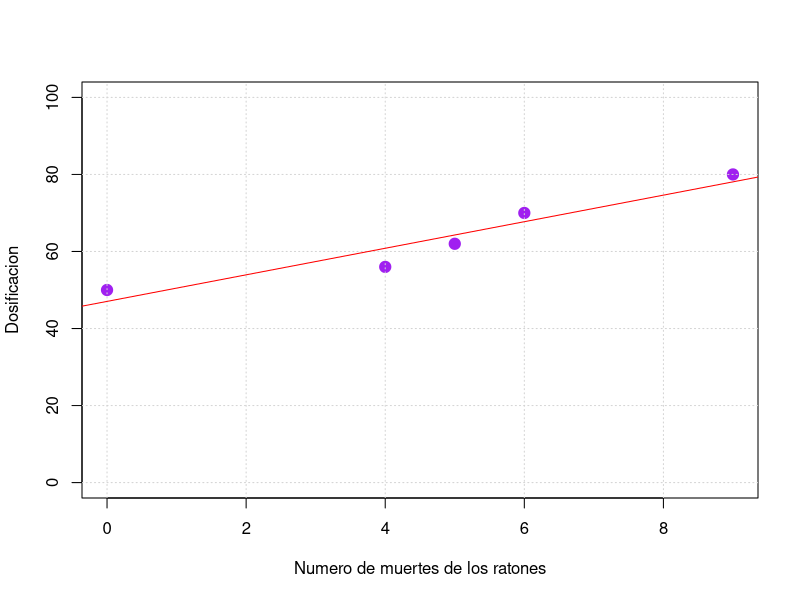
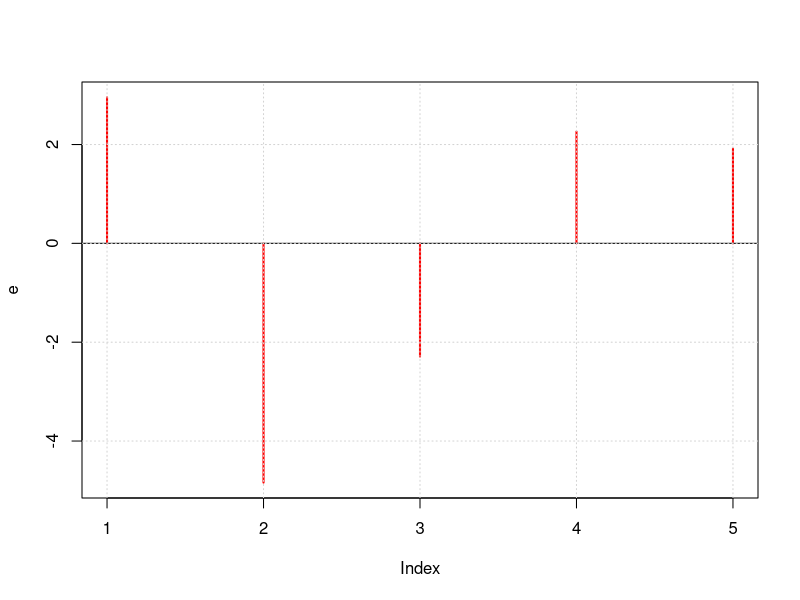
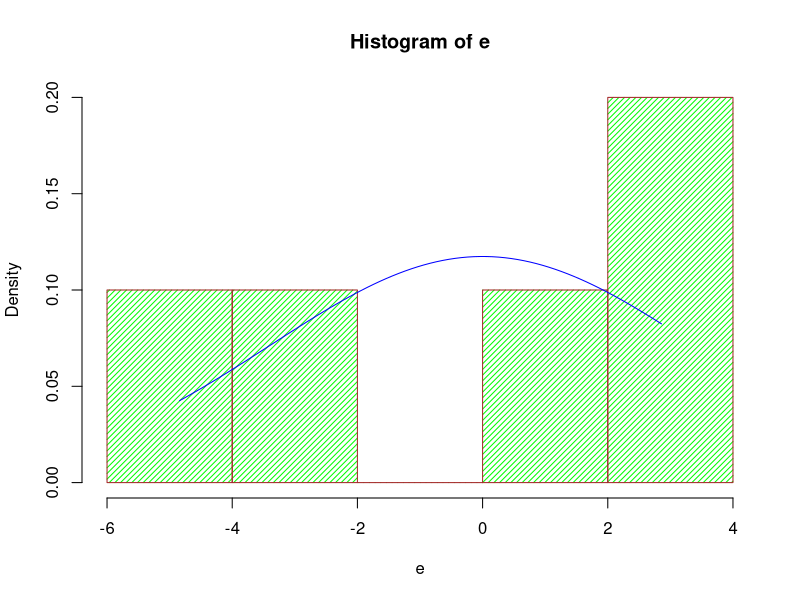
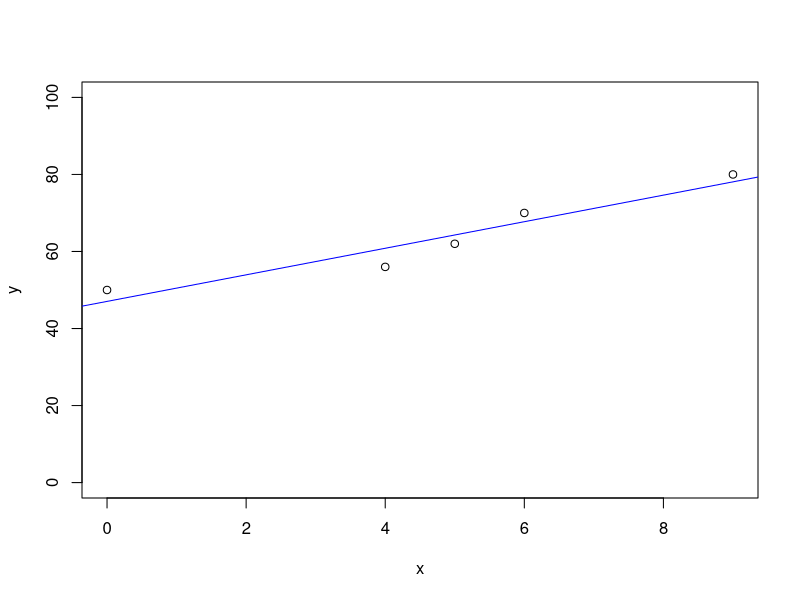

Here is the R script that generated these plots, in order:
## ---- chunk 1
#Al ser tan pequeño puede haber un probable problema en la medida de bondad de ajuste 
dosificacion=c(50,56,62,70,80)
Numerodemuertes=c(0,4,5,6,9)
#para n pequeños se hace un pequeño ajuste
# Vamos a encontrar la mejor relación entre x e y
y=dosificacion
x=Numerodemuertes
# Es una regresion simple pues se trata de  un solo regresor 
# Y= B0+b1X
#Plotemamos la dosificaicion y las variables
plot(x,y,ylim=c(0,100),pch=19,col="purple",xlab="Numero de muertes de los ratones", ylab="Dosificacion",cex=1.5)
grid()
#Realizamos el modelo de regresion simple
modelo=lm(y~x)# Los valores de yse distribuyen alrededor de la recta verdadera o recta de regresión de la población y=β0+ β1x

#La verdadera recta de regresión pasa a través de las medias de la respuesta y las observaciones reales se encuentran sobre la distribución, alrededor de las medias.

#-----------------------------------------------------------------------------
#Diferencia entre la estima y el valor que vamos obteniendo
coefficients(modelo)
#S=3.9
summary(modelo)
#El summary nos indica la estima de los coeficientes
# Nuestra
b0b1=coefficients(modelo)
#Asimetria
confint(modelo)
abline(modelo,col="red")
 # el B0= esta entre  36.317177 57.77628
 # el B1= esta entre  1.539896  5.35730
e=residuals(modelo)
# Todos los posibles errores siguen una normal

plot(e,type="h",lwd=2,col="red")
abline(h=0)
grid()
#Normalidad aceptable si salemas de 0.05
shapiro.test(e)
# p value suma de cuadrados totales menos la suma de los cuadrados del error
ks.test(e,"pnorm")

library(tseries)
#Mide la simetria 
jarque.bera.test(e)

#Podemos  ver que no es horizontal
#Lo representamos un histograma de los residuos
hist(e,freq =F,col="green",density=25,border="brown")
valores=seq(min(e),max(e),0.1)
points(valores,dnorm(valores,mean=mean(e),sd=sd(e)),type="l",col="blue")
confint(modelo)
#Aunque si que aparecen una seria de asimetrias
coefficients(modelo)
#-----------------------------------------------------------------------------------------
# Si es posible hacer predicciones 
# Sigue una normal  y hay una suma de unas variables
#Se trata ahora obtener un intervalo de predicción para cualquier valor único y0 de la variable y0.
#x=5 es la mejor estima
 # En el intervalo de confianza nos quedamos con la muestra de abajo por que matamos a las 5 ratas es la dosis letal minima.
prediccion=predict(modelo,newdata=data.frame(x=5),inverval="pred")
# Predicción de intervalo de confianza para la media de múltiples observaciones o respuesta media
#Lo ploteamos
# 64 es la prediccion
# el maximo es sobre sobre 77
# el minimo sobre 50
plot(x,y,ylim=c(0,100))
abline(modelo,col="blue")
lines(c(5,5),c(prediccion[2],prediccion[3]), col="brown")
points(c(5,5),c(prediccion[2],prediccion[3]), col="brown")
dato=data.frame(x,y)
abl=coefficients(modelo)

